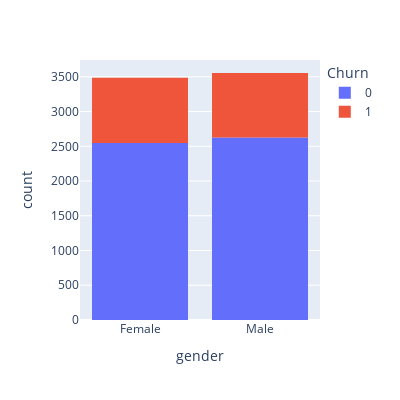

Notebook code cell kept with this figure:
### Code cell
fig = px.histogram(df, x="gender", color="Churn", width=400, height=400)
fig.show()

### Figure 1 — Plotly figure (JSON) as saved in the notebook; plotly's stock layout.template omitted (floating-point values rounded to 4 significant figures; data arrays with more than 128 entries replaced by an {"elided": "..."} marker saying what was removed)
{"data": [{"alignmentgroup": "True", "bingroup": "x", "hovertemplate": "Churn=0<br>gender=%{x}<br>count=%{y}<extra></extra>", "legendgroup": "0", "marker": {"color": "#636efa", "pattern": {"shape": ""}}, "name": "0", "offsetgroup": "0", "orientation": "v", "showlegend": true, "type": "histogram", "x": {"elided": "5174 str values"}, "xaxis": "x", "yaxis": "y"}, {"alignmentgroup": "True", "bingroup": "x", "hovertemplate": "Churn=1<br>gender=%{x}<br>count=%{y}<extra></extra>", "legendgroup": "1", "marker": {"color": "#EF553B", "pattern": {"shape": ""}}, "name": "1", "offsetgroup": "1", "orientation": "v", "showlegend": true, "type": "histogram", "x": {"elided": "1869 str values"}, "xaxis": "x", "yaxis": "y"}], "layout": {"barmode": "relative", "height": 400, "legend": {"title": {"text": "Churn"}, "tracegroupgap": 0}, "margin": {"t": 60}, "width": 400, "xaxis": {"anchor": "y", "domain": [0, 1], "title": {"text": "gender"}}, "yaxis": {"anchor": "x", "domain": [0, 1], "title": {"text": "count"}}}}
